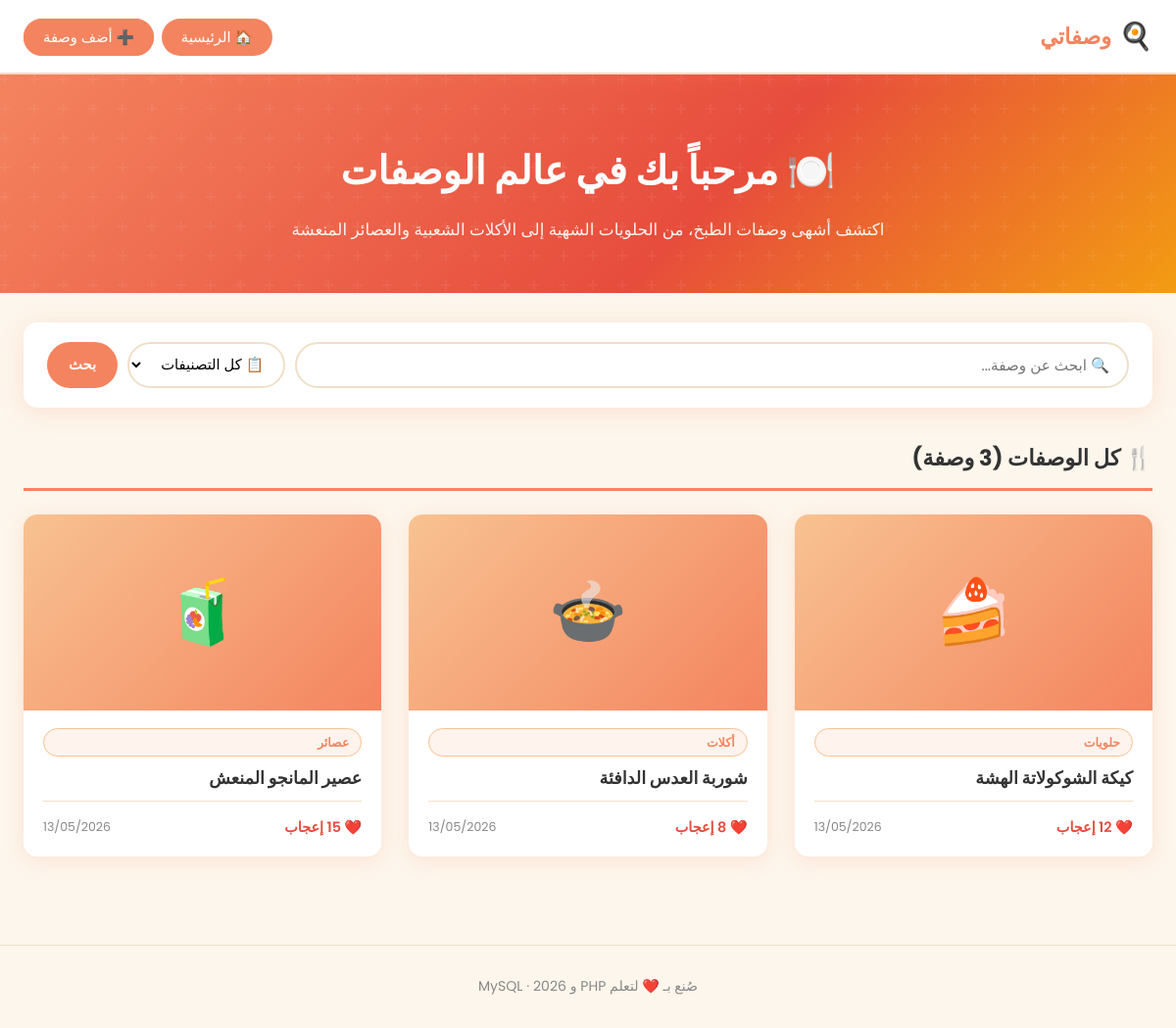
Before: / with the older database file.
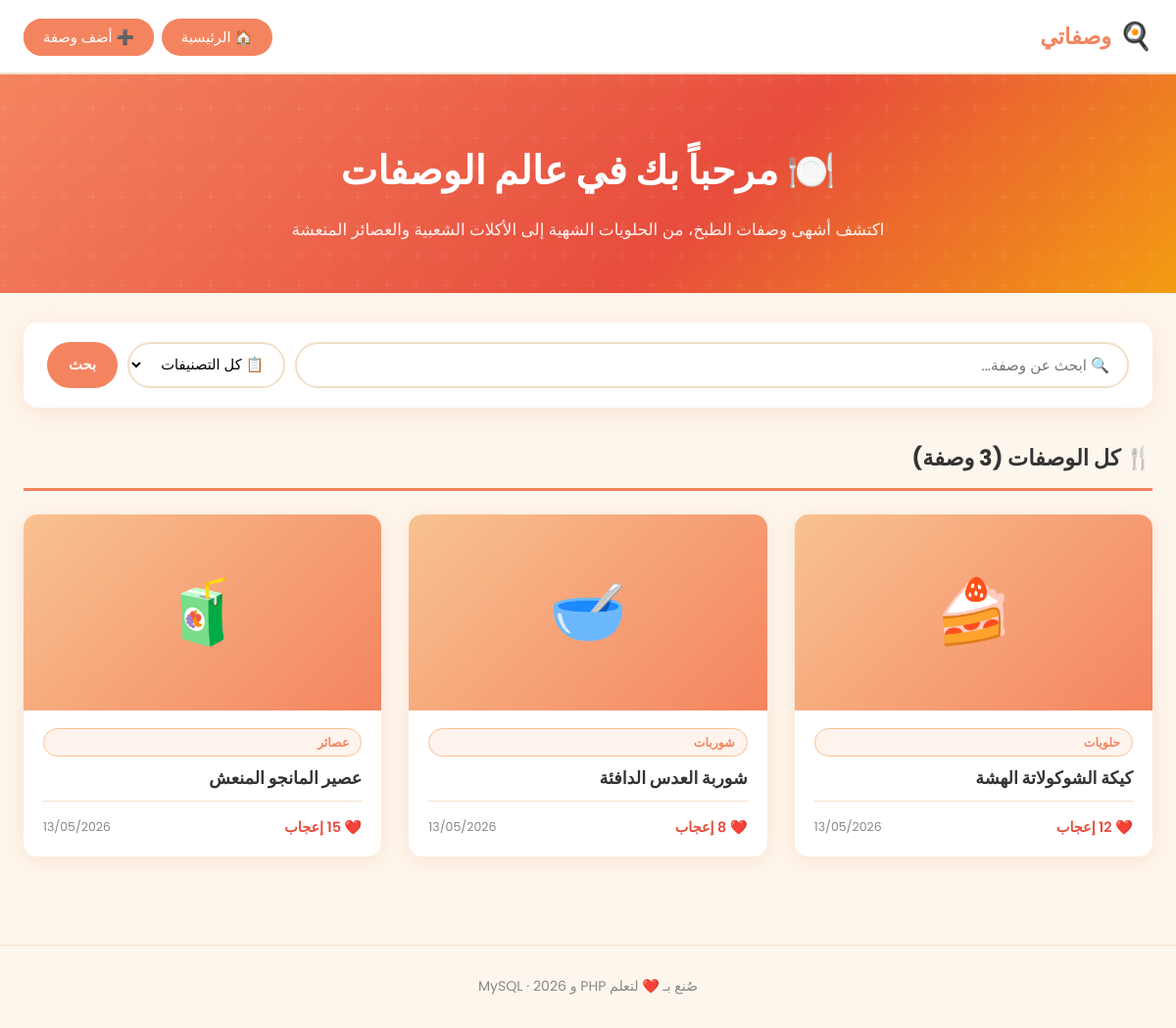
After: the same page with the newer database file.
### tables this page shows
CREATE TABLE IF NOT EXISTS recipes (
    id           INT AUTO_INCREMENT PRIMARY KEY,
    title        VARCHAR(255) NOT NULL              COMMENT 'اسم الوصفة',
    category     VARCHAR(100) NOT NULL              COMMENT 'التصنيف (حلويات، أكلات، عصائر...)',
    ingredients  TEXT         NOT NULL              COMMENT 'المكونات',
    instructions TEXT         NOT NULL              COMMENT 'طريقة التحضير',
    image        VARCHAR(255) DEFAULT 'default.jpg' COMMENT 'اسم ملف الصورة',
    likes        INT          DEFAULT 0             COMMENT 'عدد الإعجابات',
    created_at   DATETIME     DEFAULT CURRENT_TIMESTAMP COMMENT 'تاريخ الإضافة'
);

### classes/Recipe.php (called while the page is built, shortened)
<?php
class Recipe {
    private $pdo;
    public function __construct($pdo) {
        $this->pdo = $pdo;
    }
    public function getAll($category = '') {
        if ($category !== '') {
            $stmt = $this->pdo->prepare(
                "SELECT * FROM recipes WHERE category = ? ORDER BY created_at DESC"
            );
            $stmt->execute([$category]);
        } else {
            $stmt = $this->pdo->query(
                "SELECT * FROM recipes ORDER BY created_at DESC"
            );
        }
        return $stmt->fetchAll();
    }
}

### index.php (the view, shortened to what this page needs)
<?php
require_once 'config.php';
require_once 'classes/Recipe.php';
$pdo = getConnection();
$recipeObj = new Recipe($pdo);
$search   = isset($_GET['search'])   ? trim($_GET['search'])   : '';
$category = isset($_GET['category']) ? trim($_GET['category']) : '';
if ($search !== '') {
    $recipes = $recipeObj->search($search);
} else {
    $recipes = $recipeObj->getAll($category);
}
?>
<!DOCTYPE html>
<html lang="ar" dir="rtl">
<head>
    <link rel="stylesheet" href="assets/style.css">
</head>
<body>
<nav class="navbar">
    <div class="navbar-inner">
        <a href="index.php" class="navbar-logo">
            <span class="emoji">🍳</span>
            وصفاتي
        </a>
        <ul class="navbar-links">
            <li><a href="index.php" class="active">🏠 الرئيسية</a></li>
            <li><a href="add.php" class="btn-add">➕ أضف وصفة</a></li>
        </ul>
    </div>
</nav>
<div class="hero">
    <h1>🍽️ مرحباً بك في عالم الوصفات</h1>
    <p>اكتشف أشهى وصفات الطبخ، من الحلويات الشهية إلى الأكلات الشعبية والعصائر المنعشة</p>
</div>
<div class="container">
    <div class="search-filter">
        <form method="GET" action="index.php">
            <input
                type="text"
                name="search"
                class="search-input"
                placeholder="🔍 ابحث عن وصفة..."
                value="<?= htmlspecialchars($search) ?>"
            >
            <select name="category" class="filter-select">
                <option value="">📋 كل التصنيفات</option>
            </select>
            <button type="submit" class="btn btn-primary">بحث</button>
        </form>
    </div>
    <h2 class="section-title">
        🍴
        <?php if ($search !== ''): ?>
            نتائج البحث عن "<?= htmlspecialchars($search) ?>" (<?= count($recipes) ?> نتيجة)
        <?php elseif ($category !== ''): ?>
            تصنيف: <?= htmlspecialchars($category) ?> (<?= count($recipes) ?> وصفة)
        <?php else: ?>
            كل الوصفات (<?= count($recipes) ?> وصفة)
        <?php endif; ?>
    </h2>
    <?php if (empty($recipes)): ?>
        <div class="empty-state">
            <div class="empty-icon">🥘</div>
            <h3>لا توجد وصفات بعد!</h3>
            <p style="margin-bottom:20px;">ابدأ بإضافة أول وصفة لك الآن</p>
            <a href="add.php" class="btn btn-primary">➕ أضف أول وصفة</a>
        </div>
    <?php else: ?>
        <div class="recipes-grid">
            <?php foreach ($recipes as $recipe): ?>
                <div class="recipe-card">
                    <a href="view.php?id=<?= $recipe['id'] ?>">
                        <?php
                        $imgPath = UPLOAD_URL . $recipe['image'];
                        $imgExists = ($recipe['image'] !== 'default.jpg' && file_exists(UPLOAD_DIR . $recipe['image']));
                        ?>
                        <?php if ($imgExists): ?>
                            <img
                                src="<?= htmlspecialchars($imgPath) ?>"
                                alt="<?= htmlspecialchars($recipe['title']) ?>"
                                class="recipe-card-img"
                            >
                        <?php else: ?>
                            <div class="recipe-card-img-placeholder">
                                <?php
                                $emojis = [
                                    'حلويات' => '🍰',
                                    'أكلات'  => '🍲',
                                    'عصائر'  => '🧃',
                                    'سلطات'  => '🥗',
                                    'شوربات' => '🥣',
                                ];
                                echo $emojis[$recipe['category']] ?? '🍽️';
                                ?>
                            </div>
                        <?php endif; ?>
                    </a>
                    <div class="recipe-card-body">
                        <span class="recipe-card-category">
                            <?= htmlspecialchars($recipe['category']) ?>
                        </span>
                        <a href="view.php?id=<?= $recipe['id'] ?>">
                            <h3 class="recipe-card-title">
                                <?= htmlspecialchars($recipe['title']) ?>
                            </h3>
                        </a>
                        <div class="recipe-card-footer">
                            <span class="recipe-likes">
                                ❤️ <?= $recipe['likes'] ?> إعجاب
                            </span>
                            <span class="recipe-card-date">
                                <?= date('d/m/Y', strtotime($recipe['created_at'])) ?>
                            </span>
                        </div>
                    </div>
                </div>
            <?php endforeach; ?>
        </div>
    <?php endif; ?>
</div>
<footer class="footer">
    <p>صُنع بـ <span>❤️</span> لتعلم PHP و MySQL · <?= date('Y') ?></p>
</footer>
</body>
</html>

Changed rows visible on the page:
changed recipes "شوربة العدس الدافئة": category "🍲" → "🥣"; category "أكلات" → "شوربات"
